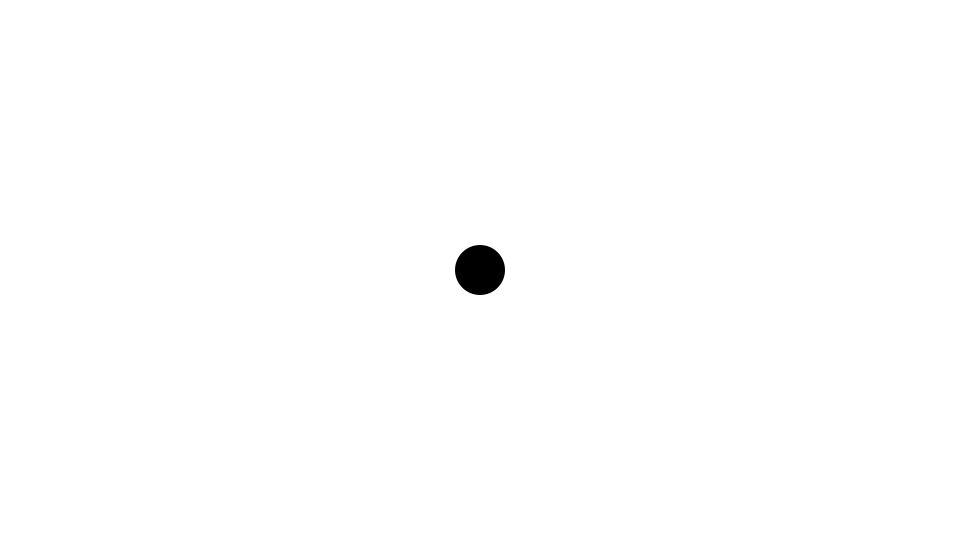
Frame 1 (no input)
Frame 60 (the mouse pressed at the canvas centre just before this capture): identical to frame 1, image omitted
Frame 120 (the mouse held since frame 60 and released just before this capture): identical to frame 1, image omitted

The Processing sketch that drew this single still picture (run headless with seeded random() and noise(); from frame 60 on, the mouse is pressed at the canvas centre):

// Processing sketch: sketch05
// ── sketch05.pde
int x, y; // 円の座標

void setup() {
  size(960, 540);
  noStroke();
  fill(0);
  x = width/2;
  y = height/2;
}

void draw() {
  background(255);

  if (keyPressed) {
    // ↑のとき
    if (keyCode == UP) {
      y -= 4;
    }
    // ↓のとき
    else if (keyCode == DOWN) {
      y += 4;
    }
    // ←のとき
    else if (keyCode == LEFT) {
      x -= 4;
    }
    // →のとき
    else if (keyCode == RIGHT) {
      x += 4;
    }
  }
  ellipse(x, y, 50, 50);
}
